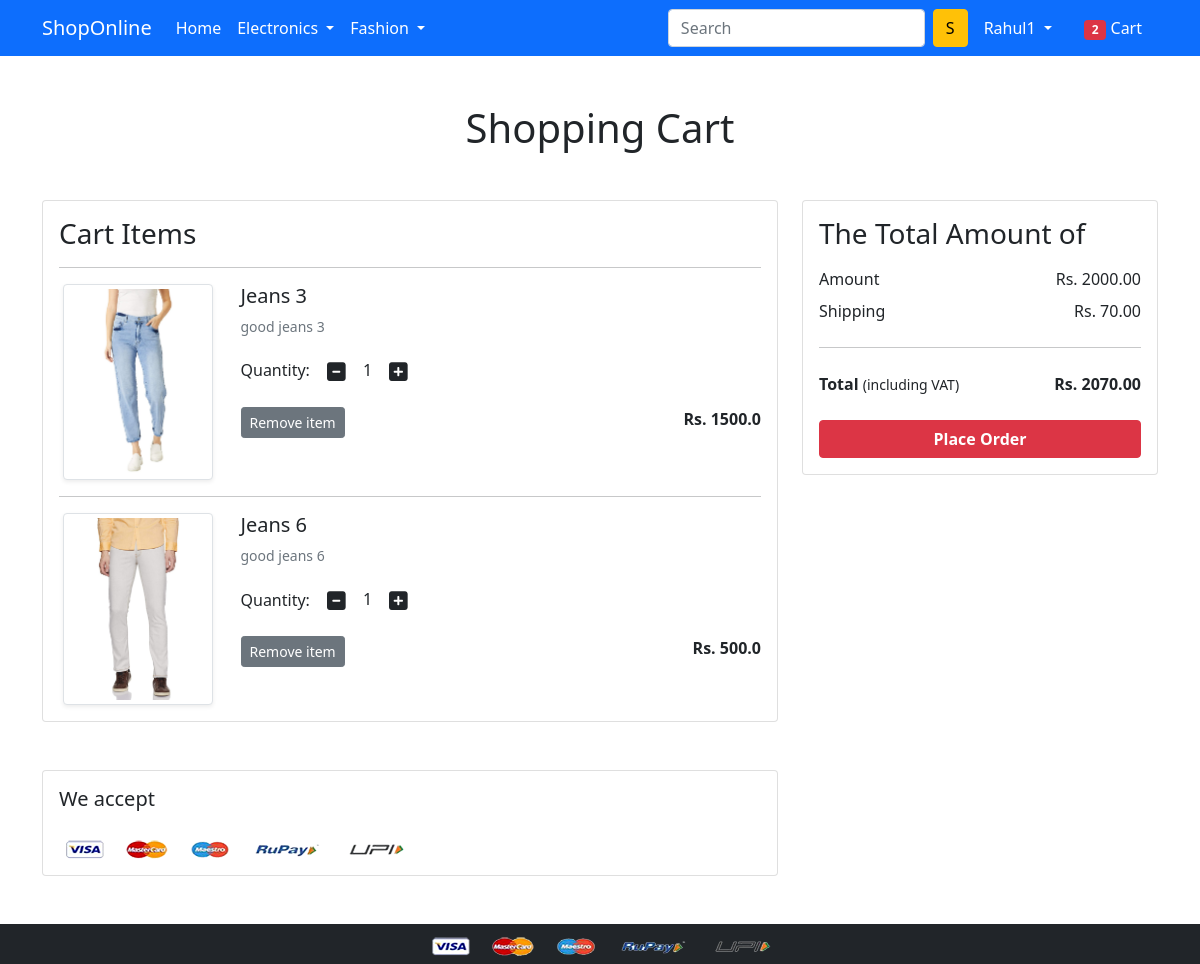
Page /cart/ (signed in) on the committed database.
### app/models.py (models this page shows, shortened)
class Cart(models.Model):
 user = models.ForeignKey(User, on_delete=models.CASCADE)
 product = models.ForeignKey(Product, on_delete=models.CASCADE)
 quantity = models.PositiveIntegerField(default=1)
 def __str__(self):
  return str(self.id)

class Product(models.Model):
 title = models.CharField(max_length=100)
 selling_price = models.FloatField()
 discounted_price = models.FloatField()
 description = models.TextField()
 brand = models.CharField(max_length=100)
 category = models.CharField( choices=CATEGORY_CHOICES, max_length=2)
 product_image = models.ImageField(upload_to='productimg')

### app/views.py (the view)
# urls.py: path('cart/',views.show_cart,name='showcart'),
def show_cart(request):
  totalitem = 0
  if request.user.is_authenticated:
    totalitem = len(Cart.objects.filter(user=request.user))
    user = request.user
    cart = Cart.objects.filter(user=user)
    amount = 0.0
    shipping_amount = 70.0
    totalamount=0.0
    cart_product = [p for p in Cart.objects.all() if p.user == request.user]
    print(cart_product)
    if cart_product:
      for p in cart_product:
        tempamount = (p.quantity * p.product.discounted_price)
        amount += tempamount
        totalamount = amount+shipping_amount
      return render(request, 'app/addtocart.html', {'carts':cart, 'amount':amount, 'totalamount':totalamount, 'totalitem':totalitem})
    else:
      return render(request, 'app/emptycart.html', {'totalitem':totalitem})
  else:
    return render(request, 'app/emptycart.html', {'totalitem':totalitem})

### app/templates/app/addtocart.html (shortened to what this page needs)
{% extends 'app/base.html' %}
{% load static %}
{% block main-content %}
<div class="container my-5">
 <div class="row">
  <h1 class="text-center mb-5">Shopping Cart</h1>
  <div class="col-sm-8">
  <div class="card">
   <div class="card-body">
    <h3>Cart Items</h3>
    {% for cart in carts %}
    <hr>
    <div class="row">
     <div class="col-sm-3 text-center align-self-center"><img src="{{cart.product.product_image.url}}" alt="" srcset="" class="img-fluid img-thumbnail shadow-sm" height="150" width="150"> </div>
     <div class="col-sm-9">
      <div>
       <h5>{{cart.product.title}}</h5>
       <p class="mb-2 text-muted small">{{cart.product.description}}</p>
       <div class="my-3">
        <label for="quantity">Quantity:</label>
        <a class="minus-cart btn" pid="{{cart.product.id}}"><i class="fas fa-minus-square fa-lg"></i></a>
          <span id="quantity">{{cart.quantity}}</span>
        <a class="plus-cart btn" pid="{{cart.product.id}}"><i class="fas fa-plus-square fa-lg"></i></a>
       </div>
       <div class="d-flex justify-content-between">
        <a class="btn btn-sm btn-secondary mr-3 remove-cart" pid={{cart.product.id}}>Remove item </a>
        <p class="mb-0"><span><strong>Rs. {{cart.product.discounted_price}}</strong></span></p>
       </div>
      </div>
     </div>
    </div>
    {% endfor %}
   </div>
   </div>
  </div>
  <div class="col-sm-4">
   <div class="card">
    <div class="card-body">
      <h3>The Total Amount of</h3>
      <ul class="list-group">
       <li class="list-group-item d-flex justify-content-between align-items-center border-0 px-0 pb-0">Amount<span>Rs. <span id="amount">{{amount|floatformat:2}}</span> </span></li>
       <li class="list-group-item d-flex justify-content-between align-items-center border-0 px-0">Shipping<span>Rs. 70.00</span></li>
       <hr>
       <li class="list-group-item d-flex justify-content-between align-items-center border-0 px-0 mb-3">
        <div>
           <strong>Total</strong> <small>(including VAT)</small>
         </div>
         <span><strong>Rs. </strong><strong id="totalamount"> {{totalamount|floatformat:2}}</strong></span>
       </li>
      </ul>
      <div class="d-grid"><a href="{% url 'checkout' %}" class="btn btn-danger fw-bold">Place Order</a></div>
    </div>
   </div>
  </div>
 </div>
</div>
<div class="container">
 <div class="row">
  <div class="col-sm-8">
   <div class="card">
    <div class="card-body">
      <h5 class="mb-4">We accept</h5>
      <img src="{% static 'app/images/payment.png' %}" alt="" class="img-fluid">
    </div>
  </div>
  </div>
 </div>
</div>
{% endblock main-content %}

### app/templates/app/base.html (shortened to what this page needs)
<!doctype html>
{% load static %}
<html lang="en">
  <head>
    <link href="https://cdn.jsdelivr.net/npm/bootstrap@5.0.0-beta1/dist/css/bootstrap.min.css" rel="stylesheet">
    <link rel="stylesheet" href="{% static 'app/css/owl.carousel.min.css' %}">
    <link rel="stylesheet" href="{% static 'app/css/all.min.css' %}">
    <link rel="stylesheet" href="{% static 'app/css/style.css' %}">
  </head>
  <body>
    <nav class="navbar navbar-expand-lg navbar-dark bg-primary">
     <div class="container">
       <a class="navbar-brand" href="/">ShopOnline</a>
       <div class="collapse navbar-collapse" id="navbarSupportedContent">
         <ul class="navbar-nav me-auto mb-2 mb-lg-0">
           <li class="nav-item">
             <a class="nav-link active" aria-current="page" href="/">Home</a>
           </li>
           <li class="nav-item dropdown">
             <a class="nav-link dropdown-toggle text-white" href="#" id="electronicsDropdown" role="button" data-bs-toggle="dropdown" aria-expanded="false">
               Electronics
             </a>
           </li>
           <li class="nav-item dropdown">
             <a class="nav-link dropdown-toggle text-white" href="#" id="fashionDropdown" role="button" data-bs-toggle="dropdown" aria-expanded="false">
               Fashion
             </a>
           </li>
         </ul>
         <form class="d-flex">
           <input class="form-control me-2" type="search" placeholder="Search" aria-label="Search">
           <button class="btn btn-warning" type="submit">S</button>
         </form>
         <div>
          <ul class="navbar-nav me-auto mb-2 mb-lg-0">
          {% if request.user.is_authenticated %}
           <li class="nav-item dropdown mx-2">
              <a class="nav-link dropdown-toggle text-white" href="#" id="profileDropdown" role="button" data-bs-toggle="dropdown" aria-expanded="false">
                {{request.user.username|capfirst}}
              </a>
            </li>
            <li class="nav-item mx-2">
             <a href="{% url 'showcart' %}" class="nav-link text-white"><span class="badge bg-danger">{{totalitem}}</span> Cart </a>
            </li>
          {% endif %}
          </ul>
         </div>
       </div>
     </div>
    </nav>
    {% block main-content %} {% endblock main-content %}
    <footer class="container-fluid bg-dark text-center p-2 mt-5">
        <img src="{% static 'app/images/payment.png' %}" alt="" srcset="" class="img-fluid" height="2px">
    </footer>
  </body>
</html>

### rows in the picture
Cart: product.product_image (picture), product "Jeans 3", product.description "good jeans 3", quantity "1", product.discounted_price "1500.0"
Cart: product.product_image (picture), product "Jeans 6", product.description "good jeans 6", quantity "1", product.discounted_price "500.0"

### other values in the picture
{{ request.user.username|capfirst }} "Rahul1"
{{ totalitem }} "2"
{{ amount|floatformat:2 }} "2000.00"
{{ totalamount|floatformat:2 }} "2070.00"
